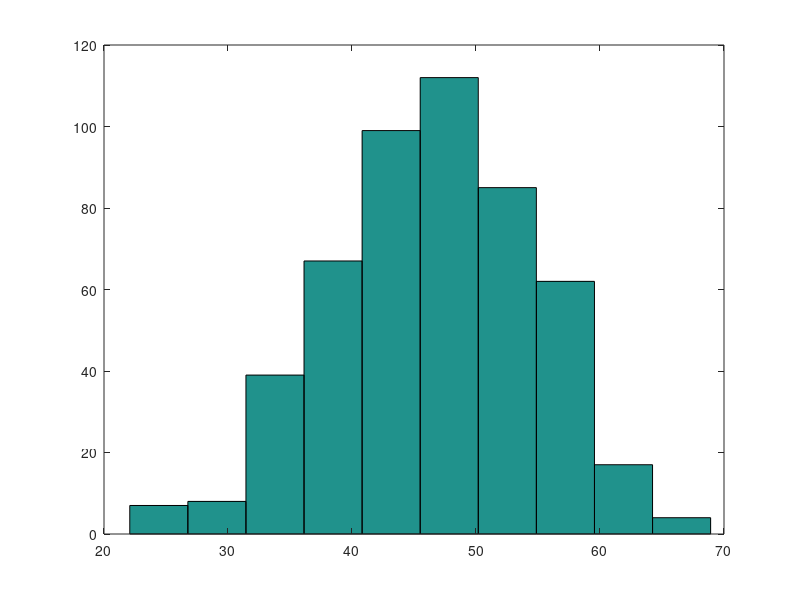

The MATLAB script that drew this image: (Note: this script raises an error after producing the figure.)
%%                      Simplest Enhancer Switching Model

% Alistair Boettiger                                   Date Begun: 03/19/11
% Levine Lab                                        Last Modified: 04/20/11

%%

%% Actually interesting: (?)

% 10% off, 10% off, 1% off.
% imagine 1 chance to turn on, on cells make 200 +/- sqrt(200) transcripts
% off celsl make 0.

FAC = .9; % fraction of active cells 
mpc = 20; % mean mRNA per cell
Ncells = 250; % number of cells; 

sigma = std([mpc*ones(1,round(Ncells*FAC)) + sqrt(mpc)*(.5-rand(1,round(Ncells*FAC)))  , 0*ones(1,round(Ncells*(1-FAC) ))]);
mu = mean([mpc*ones(1,round(Ncells*FAC)) + sqrt(mpc)*(.5-rand(1,round(Ncells*FAC))), 0*ones(1,round(Ncells*(1-FAC)))]);
cov_1x = sigma/mu 

FAC = 1-(1-FAC)^2;
sigma = std([mpc*ones(1,round(Ncells*FAC)) + sqrt(mpc)*(.5-rand(1,round(Ncells*FAC))) , 0*ones(1,round(Ncells*(1-FAC)))]);
mu = mean([mpc*ones(1,round(Ncells*FAC)) + sqrt(mpc)*(.5-rand(1,round(Ncells*FAC))) , 0*ones(1,round(Ncells*(1-FAC)))]);
cov_2x = sigma/mu 

cov_1x/cov_2x

%%
%mean_dots =  120; %225;%   300;
% 5; % 2; % average time open (in seconds)
t_loop = 20;
t_close = 30; 
reload_rate = 1/4; % 16; % average number of polII reloaded per second
dots = zeros(1,500);  
time = 0; i = 0;
aveT_open =  t_close/t_loop; 
t_life = 6*60; 

Tot_time = 20*60;
T_op = Tot_time*t_close/(t_close +t_loop);
 mean_dots = reload_rate*T_op*exp(-(Tot_time)/t_life); %*(1-t_loop/Tot_time) %  t_close*
%(1-t_loop/Tot_time)


% Tot_time = mean_dots/reload_rate;

mean_burst = aveT_open*reload_rate;
mean_openings = Tot_time/aveT_open;

for n=1:500
    time = 0; 
    while time < Tot_time;
        T_loop = -log(rand)*t_loop;
        time = time + T_loop;
        T_open = -log(rand)*t_close;
        dots(n) = dots(n) + sum(cumsum(-log(rand(1,1000))/reload_rate )<T_open);
        dots(n) = dots(n)*exp(-(T_loop+T_open)/t_life); 
        time = time + T_open;
    end
end
figure(3); clf; hist(dots);
Mr = mean(dots);
Sr = std(dots);
CoV = std(dots)/mean(dots);


disp(['Mean Burst Size = ',  num2str(mean_burst,3) '  Mean promoter openings = ',num2str(mean_openings,3)  ]); 

disp(['Mean = ',num2str(Mr,3), '   Std = ',num2str(Sr,3), '   CoV = ',num2str(CoV,2),  ' Fano = ',num2str(Sr^2/Mr,2) ]);


%%  2 enhancer percent time active model

% The target activation for an individual gene is N/N_tot nuclei
% if driven by a single enhancer this process is at best Poisson, and the
% probability of getting 10% lower or 10% higher than the target is given
% by the incomplete gamma function.

% This premise is wrong. 

gammainc(1,3,'lower'); % chance of getting less than 1 event when on average we get 3 events per window
gammainc(1,2,'lower')^2; 


% When there are two enhancers in the system things become more
% complicated. 
% 

sum(poissrnd(1.1,1,N)<1)/N;


sum(cumsum(-log(rand(1,1000))/7 )<10); % poisson with mean 70

sum(cumsum(-log(rand(1,1000))/4.5 )<10); % poisson with mean 45

clear all; 

N = 100; 
oneEr = .7;
twoEr = oneEr/2;

samples = 1000;
oneE = zeros(1,samples);
twoE = zeros(1,samples);
for n = 1:samples;
    oneE(n) = sum(poissrnd(oneEr,1,N)<1)/N; 
    twoE(n) = sum(poissrnd(twoEr,1,N)+poissrnd(twoEr,1,N)<1)/N;
end
figure(1); clf; subplot(2,1,1); hist(oneE,linspace(0,1,30));
subplot(2,1,2); hist(twoE,linspace(0,1,30)); 

std(oneE)
std(twoE)
